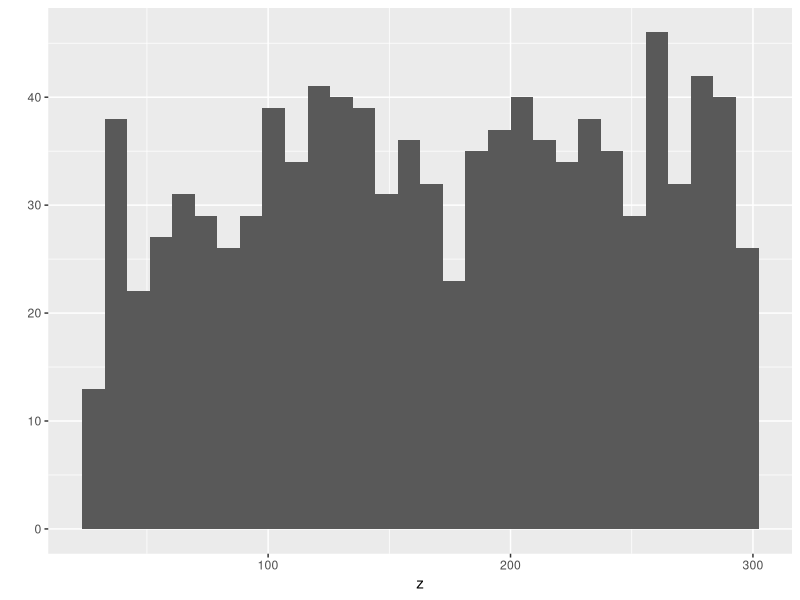
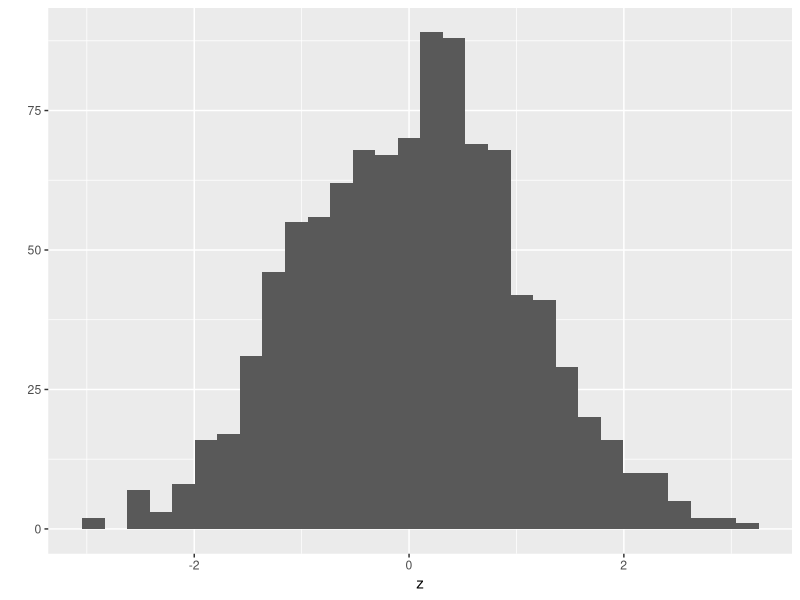
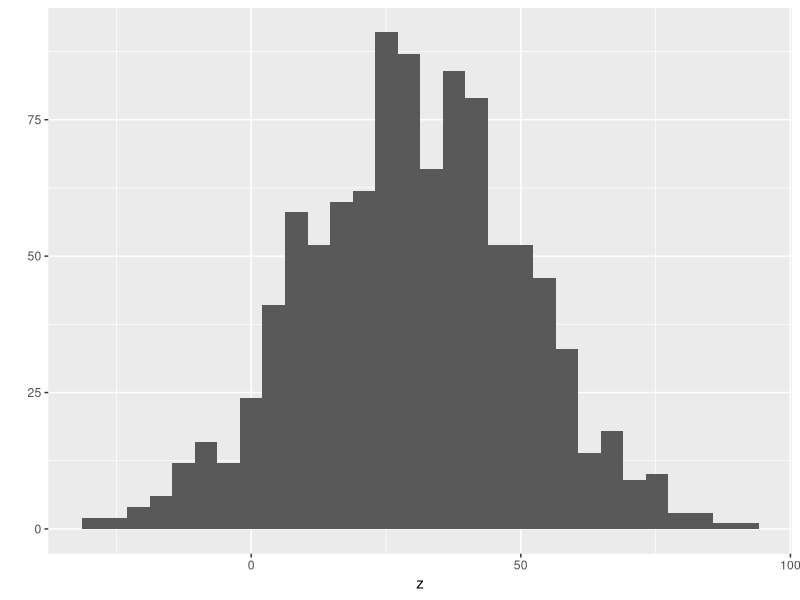

Reproduce these figures in R, in order. (Note: this script raises an error after producing the figures.)
## Basic R coding and usage
## 30 january 2018
## ALS
library(ggplot2)
#using the assignment operator 
x <- 5 #preferred 
print(x)
y = 4 #legal but not used except in function 
y= y +1.1 
y <- y+1
plantHeight <- 5.5
#--------------------------------------------------{end class}

# The combine function
z <- c(3,7,7,10) # simple atomic vector 
print(z)
typeof(z) #get variable type (double is numbers) 
str(z)  # get structure of the variable
is.numeric(z) # logical test for variable type
is.character(z)


# c always "flattens" to an atomic vector 

z <- c(c(3,4), c(5,6))
print(z)
# character strings with single or double quotes 
z <- c("perch", "bass", "trout", "red snapper")
print(z)

#use nboth quote types fpr an internal quote

z <- c("htis is only 'one' character strong", 'a second string')
str(z)

#logical TRUE FALSE 
z <- c(TRUE, TRUE, FALSE)
is.numeric(z)
is.logical(z)

#Three properties of ataomic vectors 
#type of atomic vector
z <- c(1.2,2.2,3.2)
typeof(z)
is.numeric(z)

#length of vector
length(z)

#name of vector element (optional)
z <- runif(5) #random uniforn (0,1)
names(z)

#add names after variable is created 
names(z) <- c("chow", "pug", "beagle", "greyhound", "akita")
print(z)

#add names when variable is built 
z2 <- c(gold=3.3, silver=10, lead=2)
print(z2)
names(z2) <- NULL
print(z2)
names(z2) <- c("copper","Zinc")
print(z2)


#Special data values

#NA for missing values
z <- c(3.2, 3.3, NA)
length(z)
typeof(z[3])
# missing values can trip up basic functions 
mean(z) # does not work 
is.na(z) #checks for missid
!is.na(z) # ! is the NOT
mean(!is.na(z)) #WROOONG- mean of the true false values, 2/3 were true. be clear
mean(z[!is.na(z)]) #do it this way
#-------------------------------
#NaN, Inf -Inf
# bad results from nmumeric calc
z <- 0/0
print(z)
z <- 1/0
print(z)
z <- -1/0
print(z)
z <- 0/1
print(z)
z <- 1/0
typeof(z)
#------------------
#NULL is an object that is nothing 
z <- NULL
typeof(z)
length(z)
is.null(z)
#Three properities of atomic vectors
#coercion
a <- c(2.1, 2.2)
typeof(a)
b <- c("purple", "green")
typeof(b)
d <- c(a,b)
print(d)
typeof(d)
#numbers have been coerced into character strings 
# hierarchy of conversions
#logical -> integers-> double-> character

a <- runif(10)
print(a)
a > 0.5    #logical operation 
temp <- a > 0.5  #hold thsese logical variable 
sum(temp)
# what proportion of the values are >0.5
mean(a>0.5)

# qualify exam question: approx proportion of observation from a normal (0,1) random variable are >2.0
mean(rnorm(1000000)>2.0)
#------------ VEctorization 
z <- c(10,20,30) 
z + 1
y <- c(1,2,3)
z+y #element-by-element matching 

short <- c(1,2)
z + short #what willl happen@
z^2

#creating vectors
#create an empty vector 
z <- vector(mode="numeric", length=0)
print(z)
#add elements to empty vectori
z <- c(z,5) #dont do this in your code
print(z)
#insitead create a vector of predefined length 
z <- rep(NA,100)
z[1] <- 3.3
head(z)
z <- rep(NA, 100) 
head(z)
typeof(z)
z[c(1:20)] <- c("Washington", 2.2) 
typeof(z)
head(z)
z[1:30]

#generate a long list of names 
myVector <- runif(13) #get 100 random uniform 
myNames <- paste("File",seq(1:length(myVector)), ".csv", sep="")
head(myNames)                
names(myVector) <- myNames
head(myVector)
#using rep to repeat elements 

#-----------------------------------------------------------end feb 1 2018 

#---------------------------------------------- Feb 6th 2018
#using rep to repeat elements and create vectors 

rep(0.5,6)
rep("mystring", 3)
#more formal way of command 
rep(x=0.5, times=6)
rep(times=6 , x=0.5)
myVec <- c(1,2,3)
rep(myVec, times=2)
rep(x=myVec, each=2)
rep(x=myVec, times=myVec)
rep(x=1:3, times=3:1)


#seq funciton for creating sequences 
seq(from=2,to=4)
seq(from=2,to=4,by=0.5)
seq(from=2,to=4,length=7)
x <- seq(from=2,to=4,length=7)
1:length(x)
seq_along(x) #faster, better
1:5
seq(1,5)
seq_len(10)
#why are we using seq along 
x <- vector(mode="numeric", length=0)
str(x)
#num(0) is empty vector
1:length(x) #interpreted one to zero 
seq_along(x)
#seq and rep will generate values, give ordered values that are known

#using random numbers
runif(1)
set.seed(100)
runif(1)
runif(n=5, min=100,max=200)
library(ggplot2) #graphics library
z <- runif(n=1000,min=30,max=300)
qplot(x=z)


#random normal values
z <- rnorm(1000)
qplot(x=z)
z <- rnorm(n=1000, mean=30, sd=20)
qplot(x=z)

#use sample function to draw from existing vector 

longVec <- seq_len(10)
longVec
sample(x=longVec)
sample(x=longVec, size=3) # Sample withoyt replacement 
sample(x=longVec,size=3, replace=TRUE)
myWeights <- c(rep(20,5), rep(100,5))
myWeights
sample(x=longVec, replace=TRUE, prob=myWeights) 

sample(x=longVec,replace=FALSE, prob=myWeights)

#subsetting of atomic vectors
z <- c(3.1,9.2, 1.3, 0.4, 7.5)
#Subsetting on positive index values
z[2]
z[c(2,3)]

#ssubset on negative index values 
z[-c(2,3)]

#subset by creating a boolean vector to select elements to meet a condition 
z<3
z[z<3]
#ABove, got only the individual elements that satisfed z<3
which(z<3)
#"which" gives us actual locations of the elements thar satisfy the command, unless with the bracket as three lines below gives us values
myCriteria <- z<3
z[myCriteria]
z[which(z<3)]
zx <- c(NA,z)
zx[zx<3] #missing value is retained 
zx[which(zx<3)] #missing value is dropped

#keeps entire vector
z[]
z[-(length(z):(length(z)-2))] #- in front is get rid of what is in brackets and give me what is left. in bracket it "says"- give me elements from 5 to three, bu then get ride of it 
#subset on names of vector elements 
z
names(z) <- letters[seq_along(z)]
z
z[c("b","d","e")]

#arithmetic operators 
10+3
10-3
10*3
10/3
10^3
log(10)
log10(10)


#modulus operator (remainder)
10%%3

#interger division 
10%/%3

#generate the set of all numbers from 1 to 100 that are divisible by 9? the fuckkk- remainder value thing 

q <- seq_len(100)
q[q%%9==0]
#-------------------------------------END CLASS FEB 6 

#--------------------------------------- Begin class feb 8 

#relational operators 
#all return a boolean 
3<4
3>5:7
3 >= 3
3<=3
3==4 #DOUBLE !!!!
3 = 4 #throws an error 
3 != 4 # != not equal to 

#set operator s
#compare two atomic vectors 
#return one atomic vector 
#always strip out duplicate elements 
# Before the comparisons 

i <- c(1,1:7)
print(i)
j <- 3:10
print(j)

union(i,j) #all elements
intersect(i,j) #common elements
setdiff(i,j) #unique elements of i not j 
setdiff(j,i) #unique elements of j not in i 

#set of operators that return a single boolean (T or F) 
setequal(i,j) #asking if they are same 
setequal(i,i)
is.element(i,j) #compare elements one at a time in i to j 
is.element(j,i) #(or i %in% J)

# Logical operators
z <- 10:20
z<15
z < 20 & z >17 #when ran, goes thru each one #AND operator 
z <20 | z>17 #OR operator 
#atomic vector- all elements must be same type, and are one dimension 
